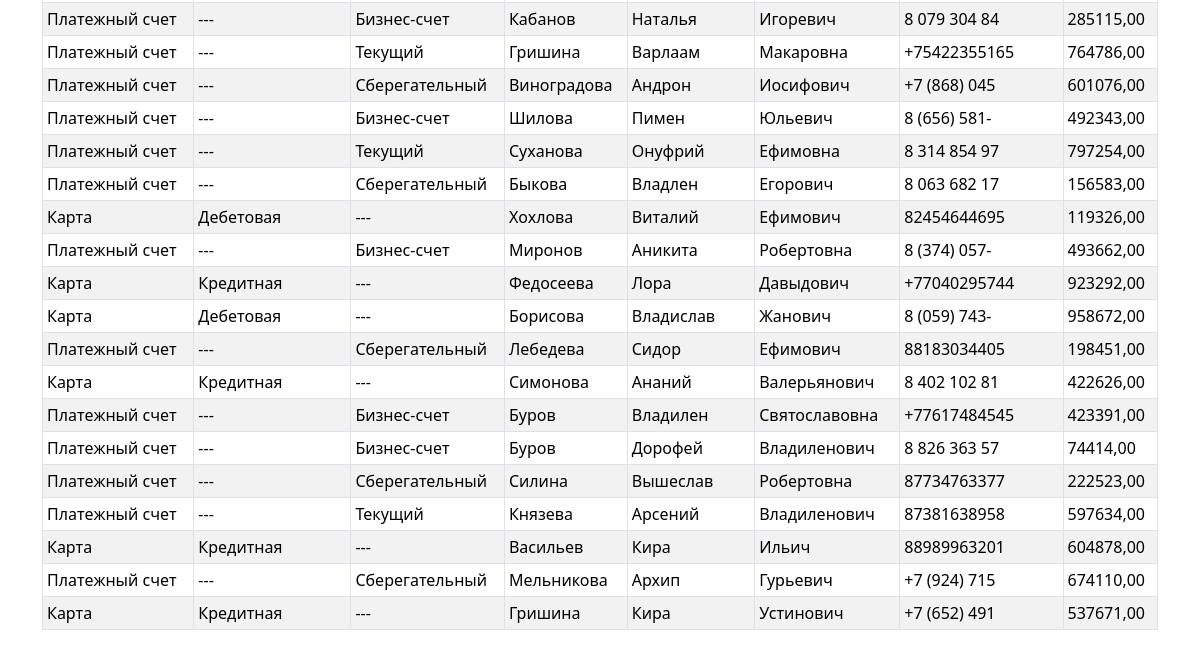
The app's page / (lower part), older data.
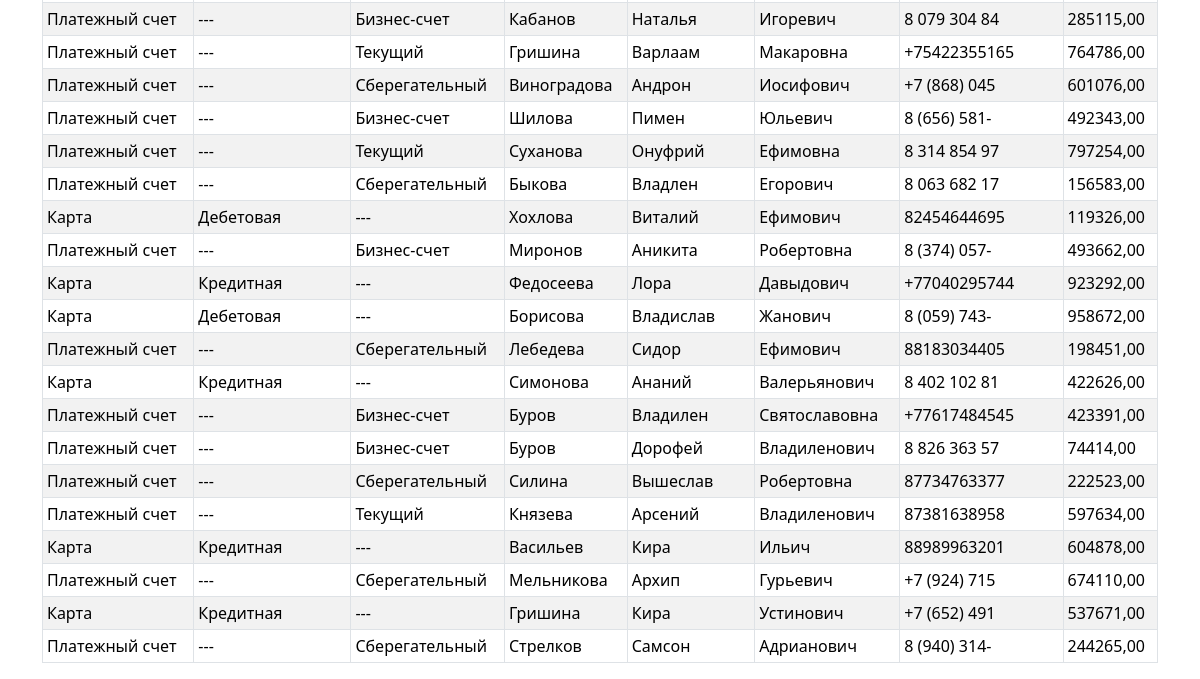
The same page, newer data.
### info_pay/models.py (models this page shows, shortened)
class Requisit(models.Model):
    Choices_pay = [
        ('Карта', "Карта"),
        ('Платежный счет', "Платежный счет")
    ]
    Choices_card = [
        ('Дебетовая', 'Дебетовая'),
        ('Кредитная', 'Кредитная'),
        ('Предоплаченная', 'Предоплаченная')
    ]
    Choices_account = [
        ('Текущий', 'Текущий'),
        ('Сберегательный', 'Сберегательный'),
        ('Бизнес-счет', 'Бизнес-счет')
    ]
    type_payment = models.CharField(max_length=20, choices=Choices_pay, default='Card')
    last_name = models.CharField(max_length=50)
    first_name = models.CharField(max_length=50)
    middle_name = models.CharField(max_length=50, blank=True, null=True)
    phone = models.CharField(max_length=12)
    limit = models.DecimalField(max_digits=10, decimal_places=2, default=0.00)
    card_type = models.CharField(choices=Choices_card, max_length=20, blank=True, null=True)
    account_type = models.CharField(choices=Choices_account, max_length=20, blank=True, null=True)

### info_pay/views.py (the view, shortened to what this page needs)
# urls.py: path('', requisits, name='requisits'),
def requisits(request):
    object_list = Requisit.objects.all()
    return render(request, 'index.html', {'object_list': object_list})

### info_pay/templates/index.html (shortened to what this page needs)
{% extends "base.html" %}
{% block body %}
        <table id="table" class="table table-striped table-bordered table-sm">
            {% for req in object_list %}
                <tr>
                    <td>{{ req.type_payment }}</td>
                    {% if req.card_type is None %}
                        <td>---</td>
                    {% else %}
                        <td>{{ req.card_type }}</td>
                    {% endif %}
                    {% if req.account_type is None %}
                        <td>---</td>
                    {% else %}
                        <td>{{ req.account_type }}</td>
                    {% endif %}
                    <td>{{ req.last_name }}</td>
                    <td>{{ req.first_name}}</td>
                    <td>{{ req.middle_name}}</td>
                    <td>{{ req.phone }}</td>
                    <td>{{ req.limit }}</td>
                </tr>
            {%endfor%}
        </table>
{% endblock %}

### info_pay/templates/base.html (shortened to what this page needs)
<!DOCTYPE html>
<html lang="en">
<head>
    {% load static %}
    {% load bootstrap5 %}
    {% bootstrap_css %}
</head>
<body>
    <nav class="container">
    {% block body %}{% endblock %}
    </nav>
</body>
</html>

Row changes from the older to the newer data that the page shows:
added Requisit: type_payment "Платежный счет", account_type "Сберегательный", last_name "Стрелков", first_name "Самсон", middle_name "Адрианович", phone "8 (940) 314-", limit "244265,00"
